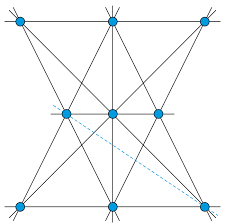
#> input picture HoughLineDetector/lineExample.jpg, 225 x 224 px
$ python HoughLineDetect.py
#> lines starting #> are read from the running program, lines starting #| are printed output that depends on the picture
import cv2
import numpy as np

# this class is just a draft to try to implement hough_line_transform before task3
# In task3 I write the new function hough_line_transform

def hough_line_transform(image):

    # Therefore, thetas is an array containing the radian values from -90 degrees to 89 degrees.
    # thetas[0] is the radian value of -90 degrees and -1.57
    thetas = np.deg2rad(np.arange(-90, 90))
    width, height = image.shape
    # calculate the length of the diagonal
    diag_len = int(np.ceil(np.sqrt(width * width + height * height)))  # Max possible rho value
    # this function call generates an array containing 2*diag_len numbers from -diag_len to diag_len
    # same as thetas, rhos[0] is the value of -diag_len
    rhos = np.linspace(-diag_len, diag_len, 2 * diag_len)

    # Cache some reusable values
    # cos_arr, an array containing the cosine values of each angle in thetas.
    cos_arr = np.cos(thetas)
    sin_arr = np.sin(thetas)
    num_thetas = len(thetas)

    # Initialize the accumulator space to zeros
    # generate an array with 2*diag_len rows and num_thetas columns, each element is 0.
    # used to store the votes of each pair of parameters
    accumulator = np.zeros((2 * diag_len, num_thetas), dtype=np.uint64)

    # Find edge points (pixels with value 1)
    # this step is very good, it can directly find all the edge points in the image,
    # and then store the coordinates of these points in x_idxs and y_idxs.
    # save the time of traversing all pixels.
    y_idxs, x_idxs = np.nonzero(image)
    # x_idxs and y_idxs are of the same length, they are one-to-one pairs, each pair represents the coordinates of an edge point.
    # Loop through edge points and populate the accumulator
    for i in range(len(x_idxs)):
        x = x_idxs[i]
        y = y_idxs[i]

        for t_idx in range(num_thetas):
            # In the Hough transform, ρ can be negative or positive,
            # representing the directed distance from the line to the image origin.
            # In order to use this value as an index in the array,
            # we need to offset it by a length of diag_len to ensure that the index is positive.
            # This is because the index of the array cannot be negative.
            # Therefore, the calculated ρ value plus diag_len becomes a non-negative integer,
            # which can be used as an index of the accumulator array accumulator.
            # This is very clever. For example, if diag_len is -120, then there are 240 numbers in rhos,
            # indexes 0-239, and each number rho takes a value of -120 to 120.
            # Then I add 120 to rho, and the value of rho becomes 0 to 240, which corresponds to indexes 0-240.
            rho = int(round(x * cos_arr[t_idx] + y * sin_arr[t_idx]) + diag_len)

            # be careful, the rho and t_idx in accumulator are just indexes, not the real rho and t_idx values.
            accumulator[rho, t_idx] += 1

    return accumulator, thetas, rhos


def draw_lines(image, accumulator, thetas, rhos, threshold):
    # np.where function finds the indexes of all elements in the accumulator that are greater than the given threshold.
    # idxs is a tuple containing two arrays, the first array is the row index, and the second array is the column index.
    # idxs[0][] contains all rho, idxs[1][] contains all theta.
    idxs = np.where(accumulator > threshold)
    for i in range(len(idxs[0])):
        rho = rhos[idxs[0][i]]
        theta = thetas[idxs[1][i]]
        a = np.cos(theta)
        b = np.sin(theta)
        x0 = a * rho
        y0 = b * rho
        x1 = int(x0 + 1000 * (-b))
        y1 = int(y0 + 1000 * (a))
        x2 = int(x0 - 1000 * (-b))
        y2 = int(y0 - 1000 * (a))
        cv2.line(image, (x1, y1), (x2, y2), (0, 0, 0), 1)
    return image

# Example usage:

img = cv2.imread("lineExample.jpg")
#> img is the input picture: shape (224, 225, 3); mean B, G, R 247.8, 247.1, 245.4
gray = cv2.cvtColor(img, cv2.COLOR_BGR2GRAY)
edges = cv2.Canny(gray, 50, 150, apertureSize=3)
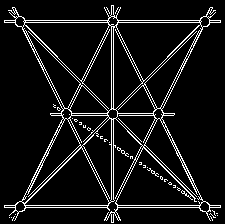
#> edges: shape (224, 225); 8.5% white in thin lines or dots
cv2.imwrite("lineedges.jpg", edges)
accumulator, thetas, rhos = hough_line_transform(edges)
#> in hough_line_transform, `y_idxs, x_idxs = np.nonzero(image)`: y_idxs = 4281 values from 5 to 222; x_idxs = 4281 values, max 220 at index 361, min 4 at index 169, mean 113.1
#> the loop in hough_line_transform, `for i in range(len(x_idxs)):` made 4281 passes
#> (x, y) on passes 1 to 3: (111, 5), (112, 5), (113, 5)
#> after the loop in hough_line_transform, `for i in range(len(x_idxs)):`:
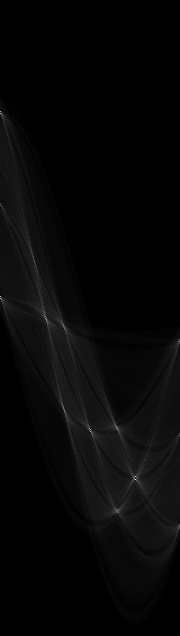
#> accumulator: shape (636, 180) uint64; min 0, max 248, mean 6.7
#> thetas = 180 values from -1.57 to 1.55; rhos = 636 values from -318 to 318
result = draw_lines(img, accumulator, thetas, rhos, 50)
#> in draw_lines, `idxs = np.where(accumulator > threshold)`: idxs = 428 positions, rows 111 to 530, columns 0 to 179
#> the loop in draw_lines, `for i in range(len(idxs[0])):` made 428 passes
#> (rho, theta, a, b, x0, y0, x1, y1) on passes 1 to 3: (-206.8, -1.57, 6.12e-17, -1, -1.27e-14, 206.8, 1000, 206), (-205.8, -1.55, 0.0175, -1, -3.59, 205.8, 996, 223), (-204.8, -1.57, 6.12e-17, -1, -1.25e-14, 204.8, 1000, 204)
#> after the loop in draw_lines, `for i in range(len(idxs[0])):`:
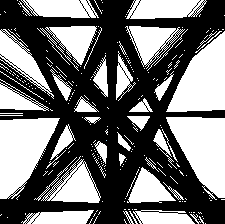
#> image: shape (224, 225, 3); mean B, G, R 115.6, 115.6, 115.6
cv2.imwrite("lineresult.jpg", result)
